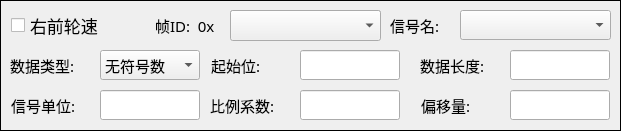
  <widget class="QFrame" name="frame_9">
   <property name="geometry">
    <rect>
     <x>630</x>
     <y>270</y>
     <width>621</width>
     <height>131</height>
    </rect>
   </property>
   <property name="frameShape">
    <enum>QFrame::Box</enum>
   </property>
   <property name="frameShadow">
    <enum>QFrame::Plain</enum>
   </property>
   <widget class="QComboBox" name="ComboBox_FRWheelSpd_SignalName">
    <property name="geometry">
     <rect>
      <x>460</x>
      <y>10</y>
      <width>151</width>
      <height>30</height>
     </rect>
    </property>
    <property name="font">
     <font>
      <pointsize>9</pointsize>
     </font>
    </property>
    <property name="currentIndex">
     <number>-1</number>
    </property>
   </widget>
   <widget class="QLineEdit" name="LineEdit_FRWheelSpd_Length">
    <property name="geometry">
     <rect>
      <x>510</x>
      <y>50</y>
      <width>100</width>
      <height>30</height>
     </rect>
    </property>
    <property name="font">
     <font>
      <pointsize>11</pointsize>
     </font>
    </property>
    <property name="alignment">
     <set>Qt::AlignRight|Qt::AlignTrailing|Qt::AlignVCenter</set>
    </property>
   </widget>
   <widget class="QLabel" name="label_51">
    <property name="geometry">
     <rect>
      <x>421</x>
      <y>90</y>
      <width>90</width>
      <height>30</height>
     </rect>
    </property>
    <property name="font">
     <font>
      <family>微软雅黑</family>
      <pointsize>11</pointsize>
     </font>
    </property>
    <property name="text">
     <string>偏移量:</string>
    </property>
   </widget>
   <widget class="QLabel" name="label_52">
    <property name="geometry">
     <rect>
      <x>211</x>
      <y>50</y>
      <width>90</width>
      <height>30</height>
     </rect>
    </property>
    <property name="font">
     <font>
      <family>微软雅黑</family>
      <pointsize>11</pointsize>
     </font>
    </property>
    <property name="text">
     <string>起始位:</string>
    </property>
   </widget>
   <widget class="QLineEdit" name="LineEdit_FRWheelSpd_Start">
    <property name="geometry">
     <rect>
      <x>300</x>
      <y>50</y>
      <width>100</width>
      <height>30</height>
     </rect>
    </property>
    <property name="font">
     <font>
      <pointsize>11</pointsize>
     </font>
    </property>
    <property name="alignment">
     <set>Qt::AlignRight|Qt::AlignTrailing|Qt::AlignVCenter</set>
    </property>
   </widget>
   <widget class="QLabel" name="label_53">
    <property name="geometry">
     <rect>
      <x>420</x>
      <y>50</y>
      <width>90</width>
      <height>30</height>
     </rect>
    </property>
    <property name="font">
     <font>
      <family>微软雅黑</family>
      <pointsize>11</pointsize>
     </font>
    </property>
    <property name="text">
     <string>数据长度:</string>
    </property>
   </widget>
   <widget class="QComboBox" name="ComboBox_FRWheelSpd_UorI">
    <property name="geometry">
     <rect>
      <x>100</x>
      <y>50</y>
      <width>100</width>
      <height>30</height>
     </rect>
    </property>
    <property name="font">
     <font>
      <pointsize>11</pointsize>
     </font>
    </property>
    <item>
     <property name="text">
      <string>无符号数</string>
     </property>
    </item>
    <item>
     <property name="text">
      <string>有符号数</string>
     </property>
    </item>
   </widget>
   <widget class="QLineEdit" name="LineEdit_FRWheelSpd_Offset">
    <property name="geometry">
     <rect>
      <x>510</x>
      <y>90</y>
      <width>100</width>
      <height>30</height>
     </rect>
    </property>
    <property name="font">
     <font>
      <pointsize>11</pointsize>
     </font>
    </property>
    <property name="text">
     <string/>
    </property>
    <property name="alignment">
     <set>Qt::AlignRight|Qt::AlignTrailing|Qt::AlignVCenter</set>
    </property>
   </widget>
   <widget class="QLineEdit" name="LineEdit_FRWheelSpd_ID">
    <property name="geometry">
     <rect>
      <x>230</x>
      <y>10</y>
      <width>151</width>
      <height>30</height>
     </rect>
    </property>
    <property name="font">
     <font>
      <pointsize>11</pointsize>
     </font>
    </property>
    <property name="text">
     <string/>
    </property>
    <property name="alignment">
     <set>Qt::AlignRight|Qt::AlignTrailing|Qt::AlignVCenter</set>
    </property>
   </widget>
   <widget class="QCheckBox" name="CheckBox_FRWheelSpd_En">
    <property name="geometry">
     <rect>
      <x>11</x>
      <y>10</y>
      <width>231</width>
      <height>31</height>
     </rect>
    </property>
    <property name="font">
     <font>
      <pointsize>13</pointsize>
     </font>
    </property>
    <property name="text">
     <string>右前轮速</string>
    </property>
   </widget>
   <widget class="QLabel" name="label_55">
    <property name="geometry">
     <rect>
      <x>10</x>
      <y>50</y>
      <width>90</width>
      <height>30</height>
     </rect>
    </property>
    <property name="font">
     <font>
      <family>微软雅黑</family>
      <pointsize>11</pointsize>
     </font>
    </property>
    <property name="text">
     <string>数据类型:</string>
    </property>
   </widget>
   <widget class="QLabel" name="Label_FRWheelSpd">
    <property name="geometry">
     <rect>
      <x>390</x>
      <y>10</y>
      <width>90</width>
      <height>30</height>
     </rect>
    </property>
    <property name="font">
     <font>
      <family>微软雅黑</family>
      <pointsize>11</pointsize>
     </font>
    </property>
    <property name="text">
     <string>信号名:</string>
    </property>
   </widget>
   <widget class="QLabel" name="label_57">
    <property name="geometry">
     <rect>
      <x>155</x>
      <y>10</y>
      <width>81</width>
      <height>30</height>
     </rect>
    </property>
    <property name="font">
     <font>
      <family>微软雅黑</family>
      <pointsize>11</pointsize>
     </font>
    </property>
    <property name="text">
     <string>帧ID:  0x</string>
    </property>
   </widget>
   <widget class="QLabel" name="label_54">
    <property name="geometry">
     <rect>
      <x>210</x>
      <y>90</y>
      <width>90</width>
      <height>30</height>
     </rect>
    </property>
    <property name="font">
     <font>
      <family>微软雅黑</family>
      <pointsize>11</pointsize>
     </font>
    </property>
    <property name="text">
     <string>比例系数:</string>
    </property>
   </widget>
   <widget class="QLineEdit" name="LineEdit_FRWheelSpd_Factor">
    <property name="geometry">
     <rect>
      <x>300</x>
      <y>90</y>
      <width>100</width>
      <height>30</height>
     </rect>
    </property>
    <property name="font">
     <font>
      <pointsize>11</pointsize>
     </font>
    </property>
    <property name="alignment">
     <set>Qt::AlignRight|Qt::AlignTrailing|Qt::AlignVCenter</set>
    </property>
   </widget>
   <widget class="QComboBox" name="ComboBox_FRWheelSpd_ID">
    <property name="geometry">
     <rect>
      <x>230</x>
      <y>10</y>
      <width>151</width>
      <height>31</height>
     </rect>
    </property>
   </widget>
   <widget class="QLabel" name="label_40">
    <property name="geometry">
     <rect>
      <x>11</x>
      <y>90</y>
      <width>90</width>
      <height>30</height>
     </rect>
    </property>
    <property name="font">
     <font>
      <family>微软雅黑</family>
      <pointsize>11</pointsize>
     </font>
    </property>
    <property name="text">
     <string>信号单位:</string>
    </property>
   </widget>
   <widget class="QLineEdit" name="LineEdit_FRWheelSpd_Unit">
    <property name="geometry">
     <rect>
      <x>100</x>
      <y>90</y>
      <width>100</width>
      <height>30</height>
     </rect>
    </property>
    <property name="font">
     <font>
      <pointsize>11</pointsize>
     </font>
    </property>
    <property name="alignment">
     <set>Qt::AlignRight|Qt::AlignTrailing|Qt::AlignVCenter</set>
    </property>
   </widget>
  </widget>
